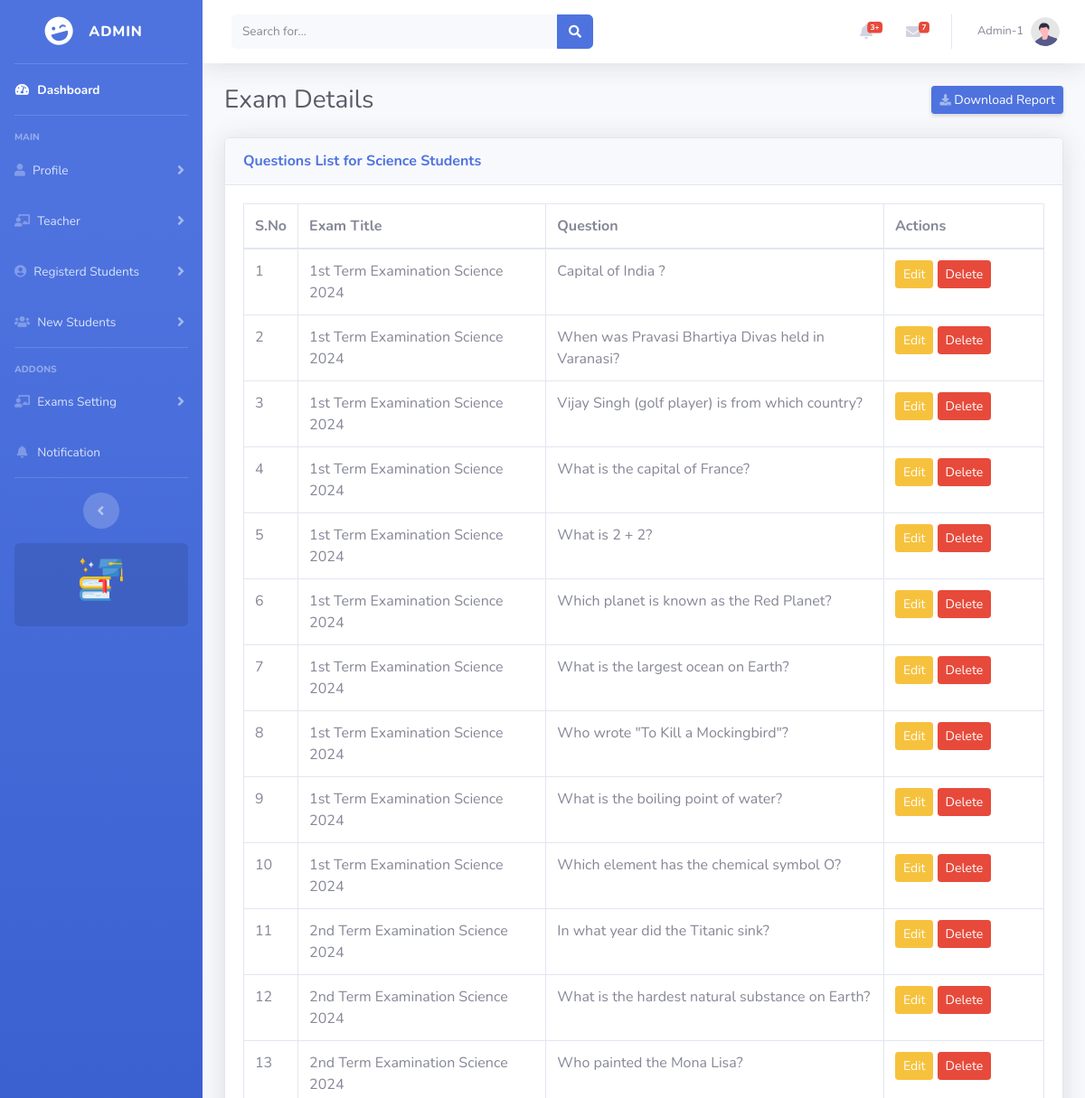
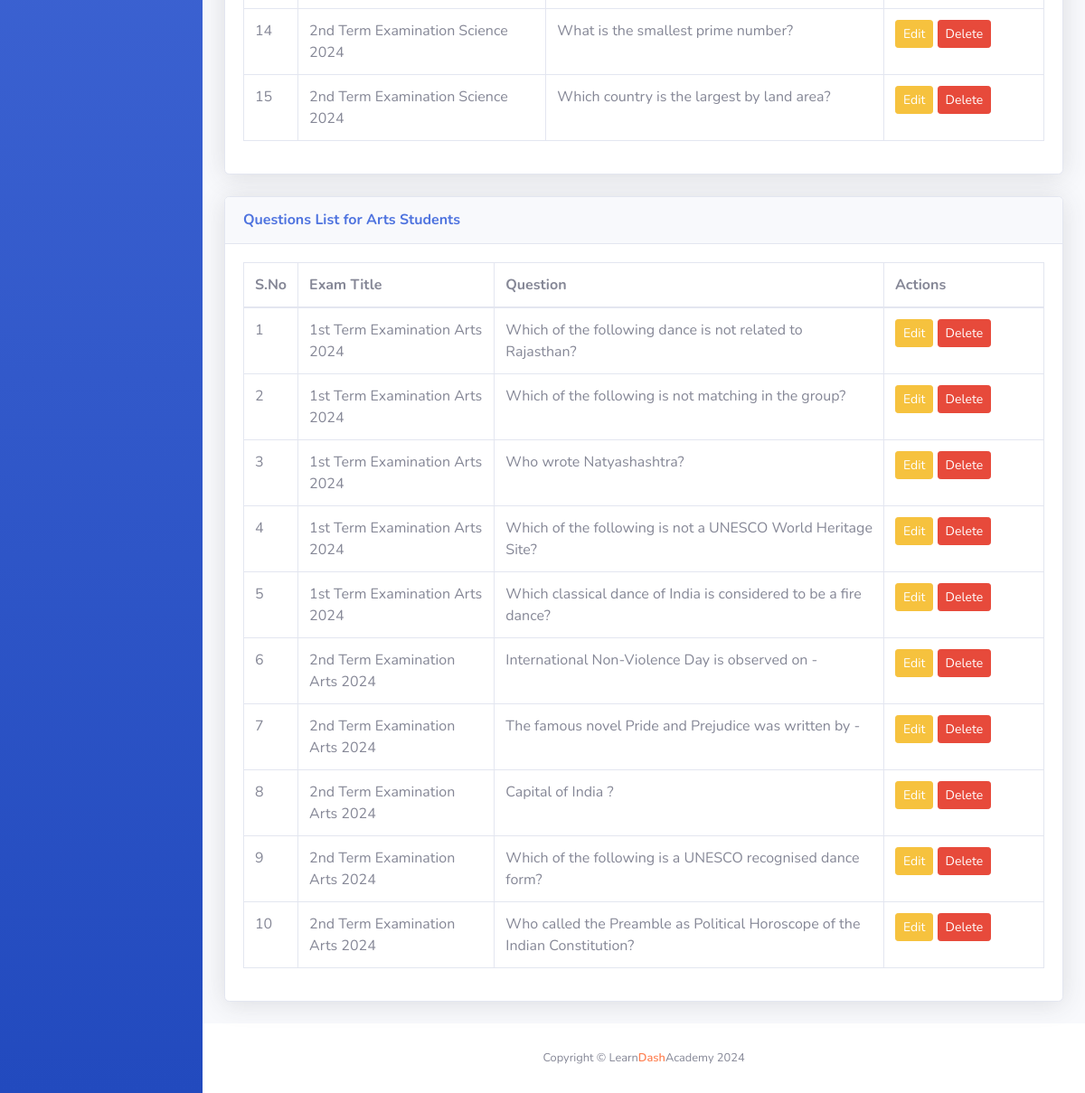
/Admin/exam_questions.php (signed in), run on the app's committed database (2 pictures, top to bottom).
### tables this page shows
CREATE TABLE IF NOT EXISTS `questions` (
  `id` int NOT NULL AUTO_INCREMENT,
  `exam_id` int DEFAULT NULL,
  `question` text NOT NULL,
  `option_a` varchar(255) NOT NULL,
  `option_b` varchar(255) NOT NULL,
  `option_c` varchar(255) NOT NULL,
  `option_d` varchar(255) NOT NULL,
  `correct_option` char(1) NOT NULL,
  PRIMARY KEY (`id`)
);

CREATE TABLE IF NOT EXISTS `exams` (
  `id` int NOT NULL AUTO_INCREMENT,
  `title` varchar(255) NOT NULL,
  `total_marks` int NOT NULL,
  `total_question` int NOT NULL,
  `total_time` int NOT NULL,
  `exam_type` enum('Science','Arts') NOT NULL,
  PRIMARY KEY (`id`)
);

### Admin/exam_questions.php (the view, shortened to what this page needs)
<?php include 'header.php' ?>
<div class="container-fluid">
    <div class="d-sm-flex align-items-center justify-content-between mb-4">
        <h1 class="h3 mb-0 text-gray-800">Exam Details</h1>
        <a href="#" class="d-none d-sm-inline-block btn btn-sm btn-primary shadow-sm"><i
                class="fas fa-download fa-sm text-white-50"></i> Download Report</a>
    </div>
  <div class="card shadow mb-4">
        <div class="card-header py-3">
            <h6 class="m-0 font-weight-bold text-primary">Questions List for Science Students</h6>
        </div>
        <div class="card-body">
            <div class="table-responsive">
                <table class="table table-bordered" id="dataTableScience" width="100%" cellspacing="0">
                    <thead>
                        <tr>
                            <th>S.No</th>
                            <th>Exam Title</th>
                            <th>Question</th>
                            <th style="width:20%;">Actions</th>
                        </tr>
                    </thead>
                    <tbody>
                        <?php
                        $conn = mysqli_connect("localhost", "root", "", "students_db");
                        $sql = "SELECT questions.id as question_id, exams.title as exam_title, questions.question
                                FROM questions
                                JOIN exams ON questions.exam_id = exams.id
                                WHERE exams.exam_type = 'Science'";
                        $result = mysqli_query($conn, $sql);
                        if (mysqli_num_rows($result) > 0) {
                            $count = 1;
                            while ($row = mysqli_fetch_assoc($result)) {
                                echo "<tr>
                                        <td>". $count++ ."</td>
                                        <td>" . $row['exam_title'] . "</td>
                                        <td>" . $row['question'] . "</td>
                                        <td style='width:20%;'><a href='edit_questions.php?id=" . $row['question_id'] . "' class='btn btn-sm btn-warning'>Edit</a>
                                            <a href='delete_question.php?id=" . $row['question_id'] . "' class='btn btn-sm btn-danger' onclick='return confirmDelete();'>Delete</a></td>
                                      </tr>";
                            }
                        } else {
                            echo "<tr><td colspan='4'>No questions found for Science students</td></tr>";
                        }
                        ?>
                    </tbody>
                </table>
            </div>
        </div>
    </div>
    <div class="card shadow mb-4">
        <div class="card-header py-3">
            <h6 class="m-0 font-weight-bold text-primary">Questions List for Arts Students</h6>
        </div>
        <div class="card-body">
            <div class="table-responsive">
                <table class="table table-bordered" id="dataTableArts" width="100%" cellspacing="0">
                    <thead>
                        <tr>
                            <th>S.No</th>
                            <th>Exam Title</th>
                            <th>Question</th>
                            <th style="width:20%;">Actions</th>
                        </tr>
                    </thead>
                    <tbody>
                        <?php
                        $sql = "SELECT questions.id as question_id, exams.title as exam_title, questions.question
                                FROM questions
                                JOIN exams ON questions.exam_id = exams.id
                                WHERE exams.exam_type = 'Arts'";
                        $result = mysqli_query($conn, $sql);
                        if (mysqli_num_rows($result) > 0) {
                            $count = 1;
                            while ($row = mysqli_fetch_assoc($result)) {
                                echo "<tr>
                                        <td>". $count++ ."</td>
                                        <td>" . $row['exam_title'] . "</td>
                                        <td>" . $row['question'] . "</td>
                                        <td style='width:20%;'><a href='edit_questions.php?id=" . $row['question_id'] . "' class='btn btn-sm btn-warning'>Edit</a>
                                            <a href='delete_question.php?id=" . $row['question_id'] . "' class='btn btn-sm btn-danger' onclick='return confirmDelete();'>Delete</a></td>
                                      </tr>";
                            }
                        } else {
                            echo "<tr><td colspan='4'>No questions found for Arts students</td></tr>";
                        }
                        ?>
                    </tbody>
                </table>
            </div>
        </div>
    </div>
</div>
<?php include 'footer.php' ?>
</body>
</html>

### Admin/header.php (shortened to what this page needs)
<?php
$admin_id = $_SESSION['admin_id'];
?>
<?php
	$conn = new mysqli('localhost', 'root', '', 'students_db');
    $sql = mysqli_query($conn, "SELECT * FROM  `admins` WHERE id = '$admin_id'");
    if(mysqli_num_rows($sql) > 0){
    $row = mysqli_fetch_assoc($sql);
    }
?>
<!DOCTYPE html>
<html lang="en">
<head>
    <link href="vendor/fontawesome-free/css/all.min.css" rel="stylesheet" type="text/css">
    <link href="css/sb-admin-2.min.css" rel="stylesheet">
    <link href="css/sb-admin-2.min.css" rel="stylesheet">
</head>
<body id="page-top">
    <div id="wrapper">
       <?php include 'sidebar.php' ?>
        <div id="content-wrapper" class="d-flex flex-column">
            <div id="content">
                <?php include 'topbar.php' ?>

### Admin/sidebar.php (shortened to what this page needs)
<ul class="navbar-nav bg-gradient-primary sidebar sidebar-dark accordion" id="accordionSidebar">
<a class="sidebar-brand d-flex align-items-center justify-content-center" href="index.php">
    <div class="sidebar-brand-icon rotate-n-15">
        <i class="fas fa-laugh-wink"></i>
    </div>
    <div class="sidebar-brand-text mx-3">Admin <sup></sup></div>
</a>
<hr class="sidebar-divider my-0">
<li class="nav-item active">
    <a class="nav-link" href="index.php">
        <i class="fas fa-fw fa-tachometer-alt"></i>
        <span>Dashboard</span></a>
</li>
<hr class="sidebar-divider">
<div class="sidebar-heading">
    Main
</div>
<li class="nav-item">
    <a class="nav-link collapsed" href="#" data-toggle="collapse" data-target="#collapseTwo"
        aria-expanded="true" aria-controls="collapseTwo">
        <i class="fas fa-user"></i>
        <span>Profile</span>
    </a>
</li>
<li class="nav-item">
    <a class="nav-link collapsed" href="#" data-toggle="collapse" data-target="#collapseUtilities"
        aria-expanded="true" aria-controls="collapseUtilities">
        <i class="fas fa-chalkboard-teacher"></i>
        <span>Teacher</span>
    </a>
</li>
<li class="nav-item">
    <a class="nav-link collapsed" href="#" data-toggle="collapse" data-target="#collapseStudents"
        aria-expanded="true" aria-controls="collapseStudents">
        <i class="fas fa-user-circle"></i>
        <span>Registerd Students</span>
    </a>
</li>
<li class="nav-item">
    <a class="nav-link collapsed" href="#" data-toggle="collapse" data-target="#collapsePages"
        aria-expanded="true" aria-controls="collapsePages">
        <i class="fas fa-fw fa-users"></i>
        <span>New Students</span>
    </a>
</li>
<hr class="sidebar-divider">
<div class="sidebar-heading">
    Addons
</div>
 <li class="nav-item">
    <a class="nav-link collapsed" href="#" data-toggle="collapse" data-target="#collapseExams"
        aria-expanded="true" aria-controls="collapseExams">
        <i class="fas fa-chalkboard-teacher"></i>
        <span>Exams Setting</span>
    </a>
</li>
<li class="nav-item">
    <a class="nav-link" href="#">
        <i class="fas fas fa-bell fa-fw"></i>
        <span>Notification</span></a>
</li>
<hr class="sidebar-divider d-none d-md-block">
<div class="text-center d-none d-md-inline">
    <button class="rounded-circle border-0" id="sidebarToggle"></button>
</div>
<div class="sidebar-card d-none d-lg-flex">
    <img class="sidebar-card-illustration mb-1" src="../images/education.png" alt="...">
</div>
</ul>

### Admin/topbar.php (shortened to what this page needs)
<nav class="navbar navbar-expand navbar-light bg-white topbar mb-4 static-top shadow">
                    <form
                        class="d-none d-sm-inline-block form-inline mr-auto ml-md-3 my-2 my-md-0 mw-100 navbar-search">
                        <div class="input-group">
                            <input type="text" class="form-control bg-light border-0 small" placeholder="Search for..."
                                aria-label="Search" aria-describedby="basic-addon2">
                            <div class="input-group-append">
                                <button class="btn btn-primary" type="button">
                                    <i class="fas fa-search fa-sm"></i>
                                </button>
                            </div>
                        </div>
                    </form>
                    <ul class="navbar-nav ml-auto">
                        <li class="nav-item dropdown no-arrow mx-1">
                            <a class="nav-link dropdown-toggle" href="#" id="alertsDropdown" role="button"
                                data-toggle="dropdown" aria-haspopup="true" aria-expanded="false">
                                <i class="fas fa-bell fa-fw"></i>
                                <span class="badge badge-danger badge-counter">3+</span>
                            </a>
                        </li>
                        <li class="nav-item dropdown no-arrow mx-1">
                            <a class="nav-link dropdown-toggle" href="#" id="messagesDropdown" role="button"
                                data-toggle="dropdown" aria-haspopup="true" aria-expanded="false">
                                <i class="fas fa-envelope fa-fw"></i>
                                <span class="badge badge-danger badge-counter">7</span>
                            </a>
                        </li>
                        <li class="nav-item dropdown no-arrow">
                            <a class="nav-link dropdown-toggle" href="#" id="userDropdown" role="button"
                                data-toggle="dropdown" aria-haspopup="true" aria-expanded="false">
                                <span class="mr-2 d-none d-lg-inline text-gray-600 small"><?= htmlspecialchars($row['name'])?></span>
                                <img class="img-profile rounded-circle"
                                    src="img/undraw_profile.svg">
                            </a>
                        </li>
                    </ul>
                </nav>

### Admin/footer.php (shortened to what this page needs)
<footer class="sticky-footer bg-white">
                <div class="container my-auto">
                    <div class="copyright text-center my-auto">
                        <span>Copyright &copy; Learn<span style="color: coral; font-weight: 600;">Dash</span>Academy 2024</span>
                    </div>
                </div>
            </footer>

### data on the page
questions: exam.title "1st Term Examination Science 2024", question "Capital of India ?"
questions: exam.title "1st Term Examination Science 2024", question "When was Pravasi Bhartiya Divas held in Varanasi?"
questions: exam.title "1st Term Examination Science 2024", question "Vijay Singh (golf player) is from which country?"
questions: exam.title "1st Term Examination Science 2024", question "What is the capital of France?"
questions: exam.title "1st Term Examination Science 2024", question "What is 2 + 2?"
questions: exam.title "1st Term Examination Science 2024", question "Which planet is known as the Red Planet?"
questions: exam.title "1st Term Examination Science 2024", question "What is the largest ocean on Earth?"
questions: exam.title "1st Term Examination Science 2024", question "Who wrote \"To Kill a Mockingbird\"?"
questions: exam.title "1st Term Examination Science 2024", question "What is the boiling point of water?"
questions: exam.title "1st Term Examination Science 2024", question "Which element has the chemical symbol O?"
questions: exam.title "2nd Term Examination Science 2024", question "In what year did the Titanic sink?"
questions: exam.title "2nd Term Examination Science 2024", question "What is the hardest natural substance on Earth?"
questions: exam.title "2nd Term Examination Science 2024", question "Who painted the Mona Lisa?"
questions: exam.title "2nd Term Examination Science 2024", question "What is the smallest prime number?"
questions: exam.title "2nd Term Examination Science 2024", question "Which country is the largest by land area?"
questions: exam.title "1st Term Examination Arts 2024", question "Which of the following dance is not related to Rajasthan?"
questions: exam.title "1st Term Examination Arts 2024", question "Which of the following is not matching in the group?"
questions: exam.title "1st Term Examination Arts 2024", question "Who wrote Natyashashtra?"
questions: exam.title "1st Term Examination Arts 2024", question "Which of the following is not a UNESCO World Heritage Site?"
questions: exam.title "1st Term Examination Arts 2024", question "Which classical dance of India is considered to be a fire dance?"
questions: exam.title "2nd Term Examination Arts 2024", question "International Non-Violence Day is observed on -"
questions: exam.title "2nd Term Examination Arts 2024", question "The famous novel Pride and Prejudice was written by -"
questions: exam.title "2nd Term Examination Arts 2024", question "Capital of India ?"
questions: exam.title "2nd Term Examination Arts 2024", question "Which of the following is a UNESCO recognised dance form?"
questions: exam.title "2nd Term Examination Arts 2024", question "Who called the Preamble as Political Horoscope of the Indian Constitution?"

### other printed values
$row['name'] "Admin-1"
